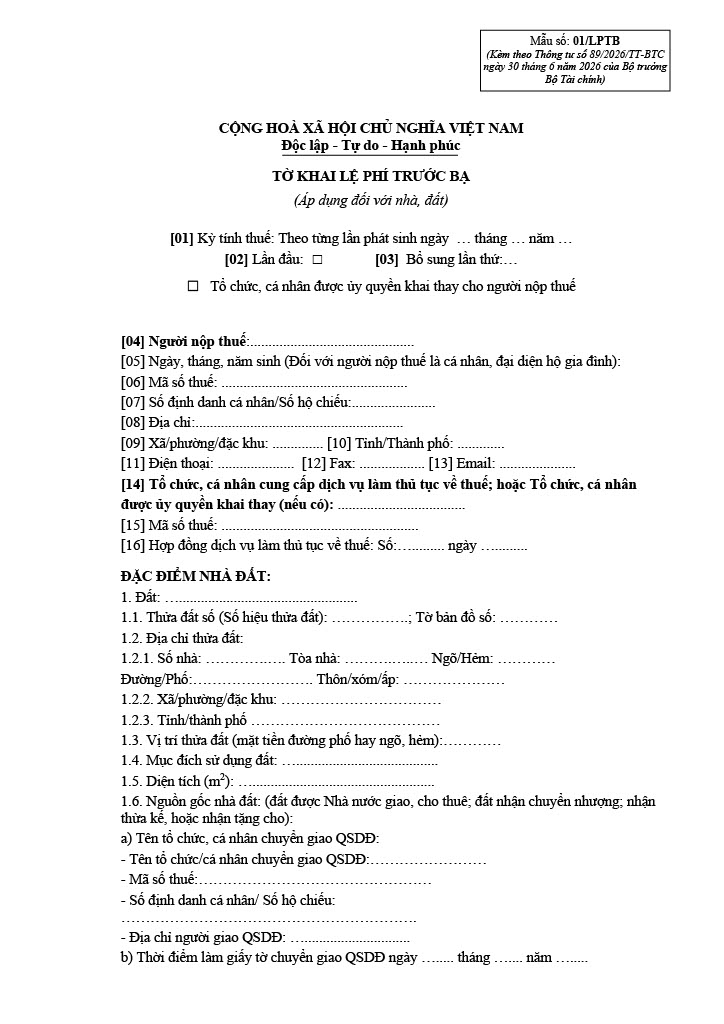
#> input picture assets/test-form.jpg, 724 x 1024 px
$ python -i camera.py   (imports and definitions only)   (older library calls are emulated)
#> lines starting #> are read from the running program, lines starting #| are printed output that depends on the picture; after the words box and inside, x2 and y2 are one past the last pixel; in counts of white or black regions, pixels touching at a corner belong together
#> further down, picture is the input picture: shape (1024, 724, 3); min 0, max 255, mean 243.3
"""Bounded camera preparation. All geometry comes from pixels or user corners."""
import math

import cv2
import numpy as np

MAX_PIXELS = 12_000_000
MAX_SIDE = 8192


def order_quad(points):
    points = np.asarray(points, dtype=np.float32).reshape(4, 2)
    center = points.mean(axis=0)
    points = points[np.argsort(np.arctan2(points[:,1]-center[1],points[:,0]-center[0]))]
    points = np.roll(points,-int(np.argmin(points.sum(axis=1))),axis=0)
    if cv2.contourArea(points.reshape(-1,1,2),oriented=True) < 0:
        points = points[[0,3,2,1]]
    return points


def detect_page(rgb):
    """Edge and illumination masks agree on a visible, bright page, not a table.

    A full-image rectangle and text/table-only contours are not paper evidence.
    Detect small, then map rounded X/Y scales back to native coordinates.
    """
    height,width = rgb.shape[:2]
#> height = 1024; width = 724
    scale = min(1,1200/max(width,height))
#> scale = 1
    sw,sh = max(2,round(width*scale)),max(2,round(height*scale))
#> sw = 724; sh = 1024
    gray = cv2.cvtColor(cv2.resize(rgb,(sw,sh),interpolation=cv2.INTER_AREA),cv2.COLOR_RGB2GRAY)
    blurred = cv2.GaussianBlur(gray,(5,5),0)
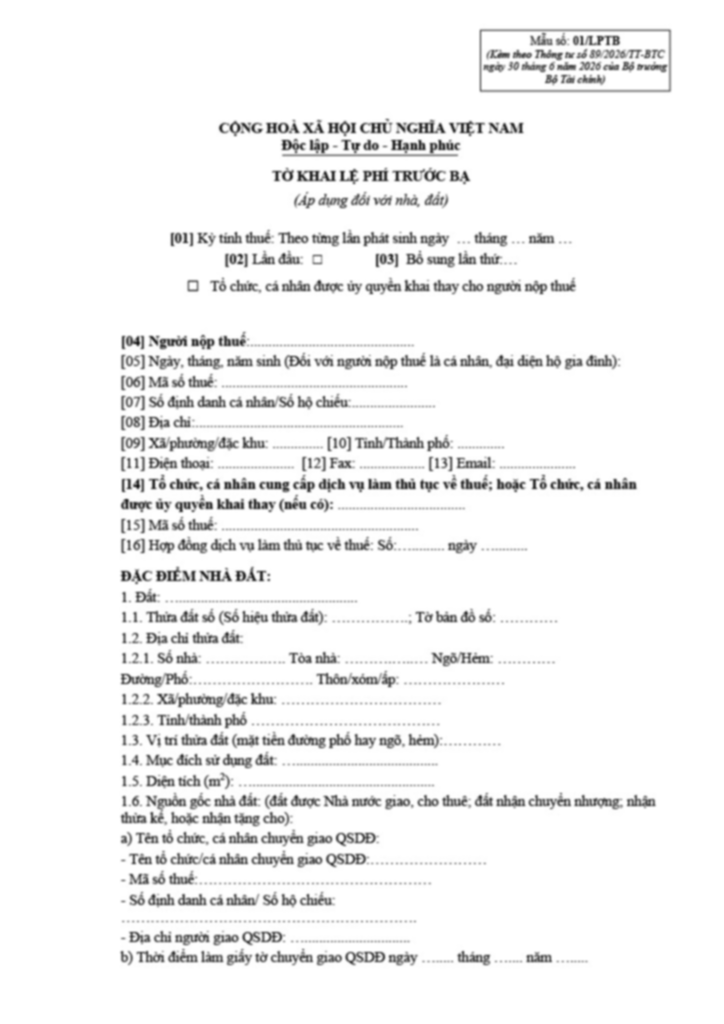
#> blurred: shape (1024, 724); min 31, max 255, mean 243.3
    equalized = cv2.createCLAHE(clipLimit=2,tileGridSize=(8,8)).apply(blurred)
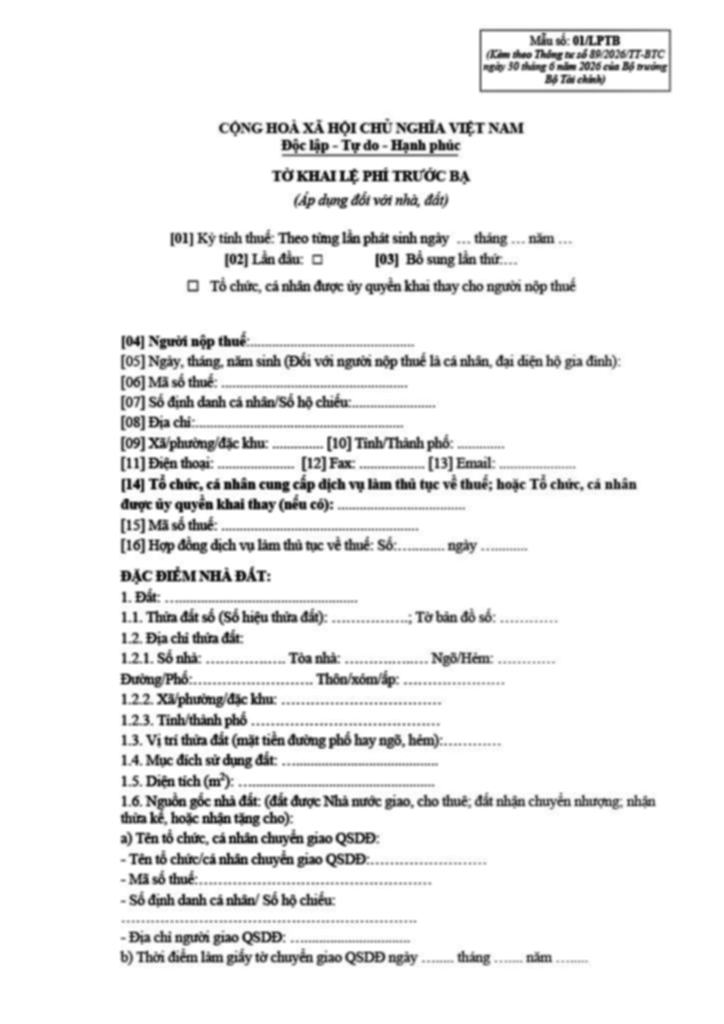
#> equalized: shape (1024, 724); min 18, max 255, mean 238.7
    edges = [cv2.Canny(blurred,18,65),cv2.Canny(blurred,50,150),cv2.Canny(equalized,35,110)]
    support_mask = cv2.dilate(cv2.bitwise_or(edges[0],edges[2]),np.ones((5,5),np.uint8))
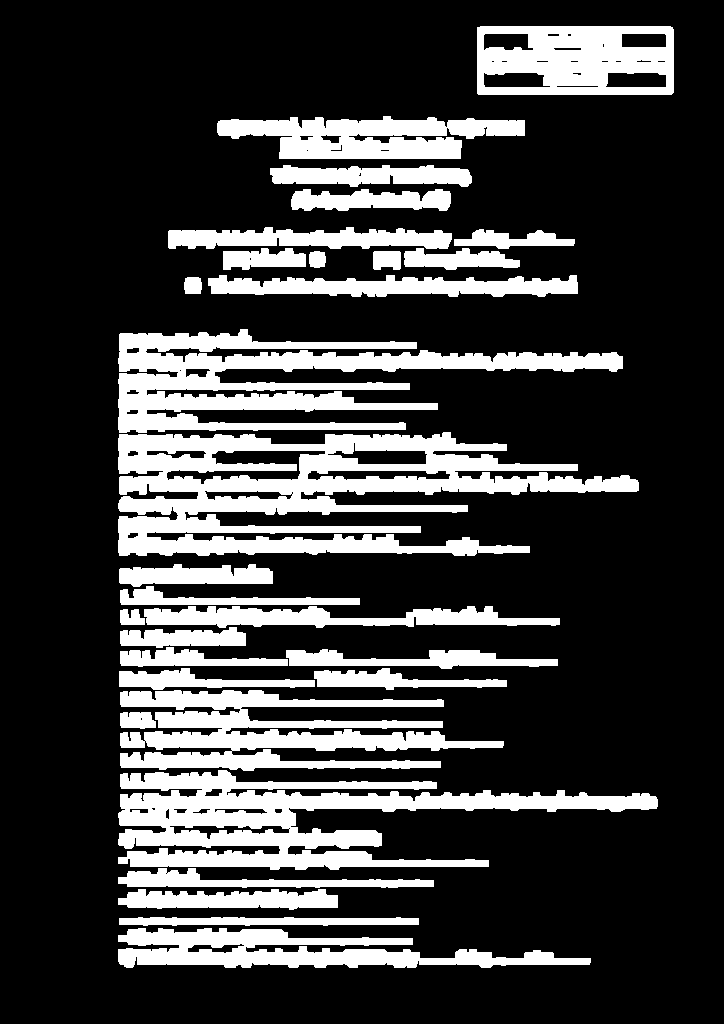
#> support_mask: shape (1024, 724); 23.3% white; 30 white regions, largest, box (x1, y1, x2, y2) and area: (118, 432, 639, 556) 31624, (118, 770, 658, 870) 22935, (118, 329, 623, 433) 21483
    _,otsu = cv2.threshold(blurred,0,255,cv2.THRESH_BINARY+cv2.THRESH_OTSU)
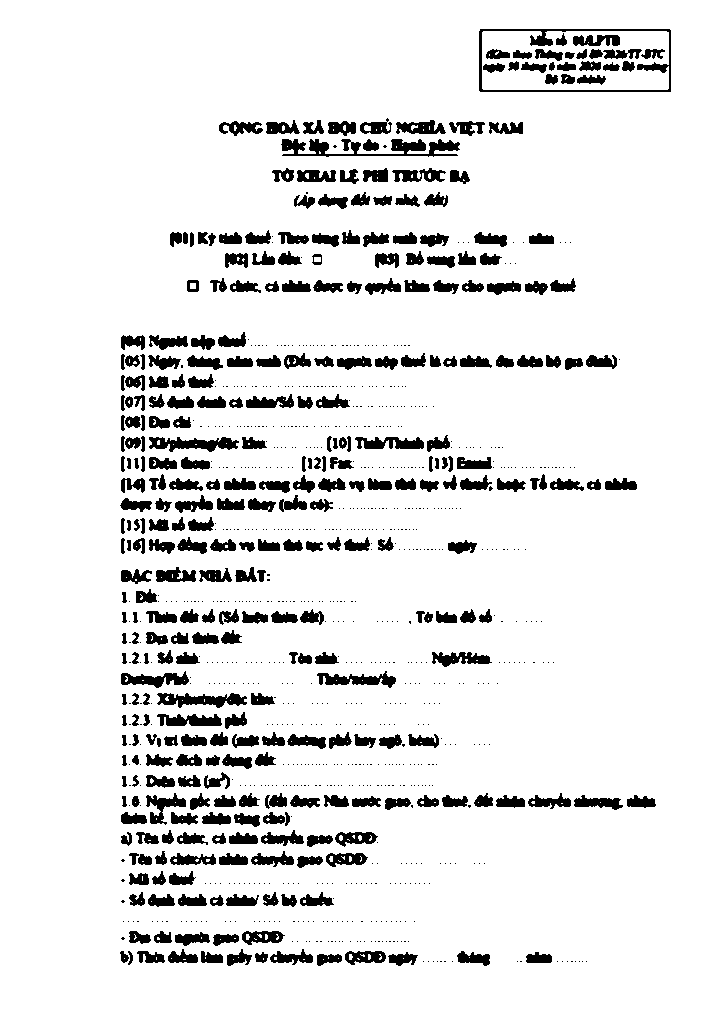
#> otsu: shape (1024, 724); 90.8% white; 1126 black regions (780 under 20 px), largest, box (x1, y1, x2, y2) and area: (281, 139, 460, 157) 1568, (479, 29, 671, 92) 1456, (149, 437, 239, 452) 798
    masks = [(cv2.morphologyEx(e,cv2.MORPH_CLOSE,np.ones((5,5),np.uint8)),'edges') for e in edges]
#> masks = 3 items
    masks.append((otsu,'luminance'))
    for percentile in (55,70,82):
        cutoff=max(35,float(np.percentile(blurred,percentile)))
        masks.append(((blurred>cutoff).astype(np.uint8)*255,'luminance'))
#> after the loop, masks = 7 items
    candidates=[]
    for mask,method in masks:
        if method=='luminance':
            mask = cv2.morphologyEx(mask,cv2.MORPH_CLOSE,np.ones((11,11),np.uint8))
        contours,_ = cv2.findContours(mask,cv2.RETR_LIST,cv2.CHAIN_APPROX_SIMPLE)
        for contour in sorted(contours,key=cv2.contourArea,reverse=True)[:24]:
            if cv2.contourArea(contour)<sw*sh*0.14:
                continue
            hull=cv2.convexHull(contour)
            perimeter=cv2.arcLength(hull,True)
            for epsilon in (0.012,0.022,0.04):
                polygon=cv2.approxPolyDP(hull,perimeter*epsilon,True)
                if len(polygon)!=4 or not cv2.isContourConvex(polygon):
                    continue
                points=order_quad(polygon)
                area=cv2.contourArea(points.reshape(-1,1,2))
                area_ratio=area/(sw*sh)
                if not 0.15<=area_ratio<=0.94:
                    continue
                lengths=np.linalg.norm(points-np.roll(points,-1,axis=0),axis=1)
                if min(lengths)<min(sw,sh)*0.12 or max(lengths)/min(lengths)>7:
                    continue
                # A frame-sized contour is not a found page. Near-border paper is
                # allowed when its other sides still have measured support.
                near = ((points[:,0]<2)|(points[:,1]<2)|(points[:,0]>sw-3)|(points[:,1]>sh-3))
                if sum(near)>2:
                    continue
                page=np.zeros_like(gray)
                cv2.fillConvexPoly(page,np.rint(points).astype(np.int32),255)
                eroded=cv2.erode(page,np.ones((11,11),np.uint8))
                ring=cv2.bitwise_and(cv2.dilate(page,np.ones((21,21),np.uint8)),cv2.bitwise_not(page))
                inside=gray[eroded!=0]; outside=gray[ring!=0]
                if not len(inside) or len(outside)<20:
                    continue
                contrast=float(np.median(inside)-np.median(outside))
                if contrast<10:
                    continue
                supports=[]
                for a,b in zip(points,np.roll(points,-1,axis=0)):
                    samples=a+(b-a)*np.linspace(0.05,0.95,64)[:,None]
                    xx=np.clip(np.rint(samples[:,0]).astype(int),0,sw-1)
                    yy=np.clip(np.rint(samples[:,1]).astype(int),0,sh-1)
                    supports.append(float(np.mean(support_mask[yy,xx]!=0)))
                # Threshold boundaries can recover an edge under shadow; require
                # two well-supported sides and no unsupported entire side.
                if min(supports)<0.30 or sum(s>=0.65 for s in supports)<2:
                    continue
                rectangularity=area/max(1,np.prod(cv2.minAreaRect(points)[1]))
                score=0.35*float(np.mean(supports))+0.25*rectangularity+0.25*min(1,area_ratio/0.6)+0.15*min(1,contrast/60)
                if score<0.67:
                    continue
                candidates.append((float(score),points,page,method))
                break
#> this loop made 7 passes
#> method on passes 1, 2, 3, 5, 6, 7: 'edges', 'edges', 'edges', 'luminance', 'luminance', 'luminance'
#> (method, contours) on pass 4: ('luminance', [[[0, 0], [0, 1023], [723, 1023], [723, 0]]])
#> after the loop, candidates = []
    if not candidates:
        return None,None,None,False
    candidates.sort(key=lambda item:item[0],reverse=True)
    best=candidates[0]
    ambiguous=any(np.count_nonzero(cv2.bitwise_and(best[2],other[2]))/max(1,min(np.count_nonzero(best[2]),np.count_nonzero(other[2])))<0.25
                  for other in candidates[1:] if other[0]>=best[0]-0.12)
    if ambiguous:
        return None,best[0],best[3],True
    points=best[1].astype(float)
    points[:,0]=(points[:,0]+0.5)*width/sw-0.5
    points[:,1]=(points[:,1]+0.5)*height/sh-0.5
    points[:,0]=np.clip(points[:,0],0,width-1); points[:,1]=np.clip(points[:,1],0,height-1)
    return points,best[0],best[3],False


# [118 lines left out: functions normalize_illumination, quality_metrics, prepare_document, camera_skew, not called in this run]

>>> import cv2
>>> picture = cv2.cvtColor(cv2.imread('../../assets/test-form.jpg'), cv2.COLOR_BGR2RGB)
>>> result = detect_page(picture)
